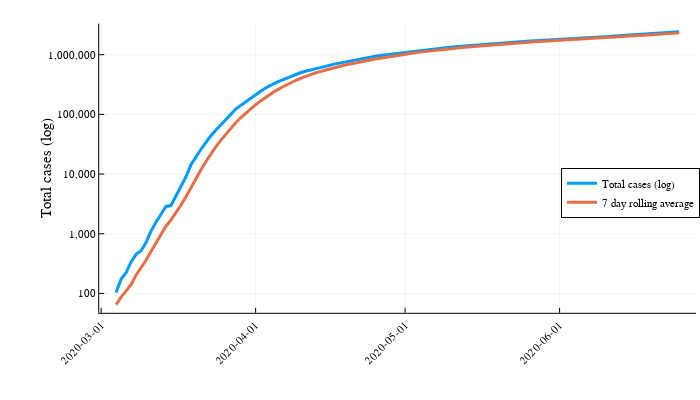

Notebook cell for this chart:
### Code cell
plotActualAnd7DayAvg(confirmedCasesUS, :Value, :Value_rolling7, 
                     "Total cases (log)", true, :right)
